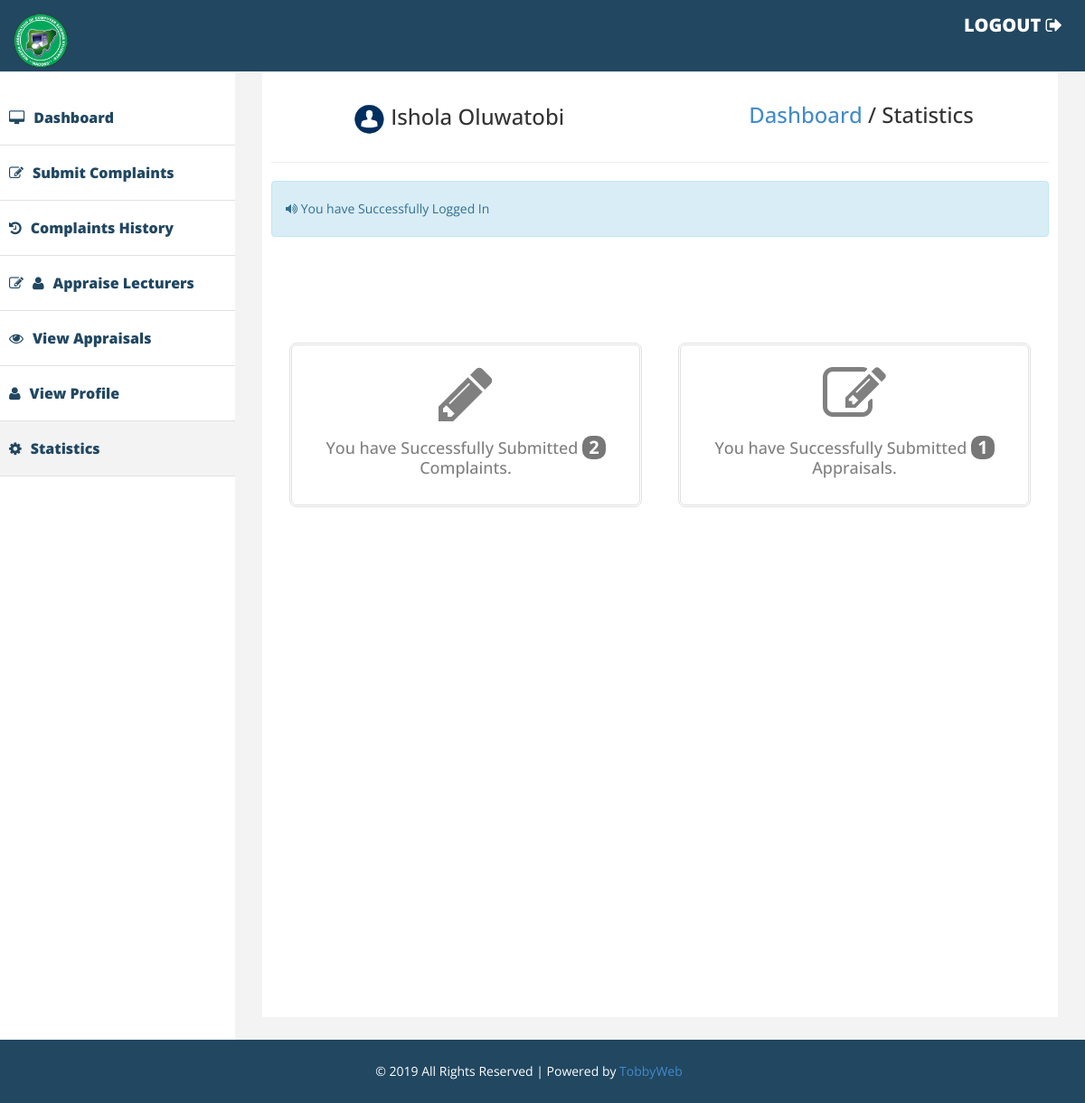
The page /statistics.php (signed in) on the database its author committed.
### tables this page shows
CREATE TABLE `users` (
  `users_id` int(11) NOT NULL,
  `title` varchar(10) DEFAULT NULL,
  `username` varchar(35) NOT NULL,
  `password` varchar(64) NOT NULL,
  `surname` varchar(20) DEFAULT NULL,
  `firstname` varchar(20) DEFAULT NULL,
  `matric` varchar(35) DEFAULT NULL,
  `email` varchar(35) DEFAULT NULL,
  `phone` varchar(20) DEFAULT NULL,
  `department` varchar(40) DEFAULT NULL,
  `level` varchar(30) DEFAULT NULL,
  `photo` text,
  `salt` varchar(32) NOT NULL,
  `joined` varchar(25) NOT NULL,
  `group` int(11) NOT NULL,
  `opt` varchar(10) DEFAULT NULL
);

### classes/Config.php (called while the page is built)
<?php
class Config{
	public static function get($path=  null){
		if ($path){
			$config = $GLOBALS['config'];
			$path = explode('/', $path);
			foreach ($path as $bit){
				if (isset($config[$bit])) {
					$config=$config[$bit];
				}
			}
			return $config;
			}
			return false;
		}
	}
?>

### classes/DB.php (called while the page is built, shortened)
<?php
class DB {
	private static $_instance = null;
	private $_pdo,
	$_query,
	$_error = false,
	$_results,
	$_count = 0;
	private function __construct() {
		try{
			$this->_pdo = new PDO('mysql:host='. Config::get('mysql/host'). ';dbname=' .Config::get('mysql/db'), Config::get('mysql/username'), Config::get('mysql/password'));
		}catch(PDOException $e){
			die($e->getMessage());
		}
	}
	 public static function getInstance() {
	 	if(!isset(self::$_instance)) {
	 		self::$_instance=new DB();
	 	}
	 	return self::$_instance;
	 }
	 public function query($sql, $params = array()){
	 	$this->_error=false;
	 	if($this->_query = $this->_pdo->prepare($sql)){
	 			$x = 1;
	 			if(count($params)) {
	 				foreach($params  as $param) {
	 					$this->_query->bindValue($x, $param);
	 					$x++;
	 				}
	 			}
	 	if($this->_query->execute()){
	 	$this->_results = $this->_query->fetchAll(PDO::FETCH_OBJ);
	 	$this->_count=$this->_query->rowCount();
	 	}else{
	 		$this->_error = true;
	 	}
	  }
	  return $this;
	}
	public function action($action,$table,$where =array()){
			if (count($where) === 3) {
				$operators =array('=', '>', '<', '>=', '<=');
				 $field      = $where[0];
				 $operator   = $where[1];
				 $value      = $where[2];
				 if (in_array($operator, $operators)){
				 	$sql = "{$action}  FROM {$table} WHERE {$field} {$operator} ?";
				 		if (!$this->query($sql, array($value))->error()) {
				 				return $this;
				 		}
				 }
			}
			return false;
	}
	public function get($table,$where){
		return $this->action('SELECT *', $table, $where);
	}
	public function results(){
		return $this->_results;
	}
	public function first(){
		return $this->results()[0];
	}
	public function error(){
		return $this->_error;
	}
	public function count(){
	return $this->_count;
	}
}
?>

### classes/User.php (called while the page is built, shortened)
<?php
	class User{
		private $_db,
				$_data,
				$_sessionName,
				$_cookieName,
				$_isLoggedIn;
		public function __construct($user = null){
			$this->_db = DB::getInstance();
			$this->_sessionName = Config::get('session/session_name');
				if(!$user){
					if (Session::exists($this->_sessionName)) {
						$user = Session::get($this->_sessionName);
							if($this->find($user)){
								$this->_isLoggedIn = true;
							}else{
							}
					}
				}else{
					$this->find($user);
				}
		}
			public function find( $user = null){
				if($user){
					$field = (is_numeric($user)) ? 'users_id' : 'username';
					$data = $this->_db->get('users', array($field, '=', $user));
					if ($data->count()) {
						$this->_data = $data->first();
						return true;
					}
				}
				return false;
			}
		public function data(){
			return $this->_data;
		}
		public function isLoggedIn(){
			return $this->_isLoggedIn;
		}
	}
?>

### classes/Session.php (called while the page is built, shortened)
<?php
class Session{
	public static function exists($name){
		return (isset($_SESSION[$name])) ? true : false;
	}
	public static function get($name){
		return $_SESSION[$name];
	}
	public static function flash($name, $string = ''){
		if (self::exists($name)) {
			$session = self::get($name);
			return $session;
		}else{
			self::put($name, $string);
		}
	}
}
?>

### functions/sanitize.php (called while the page is built)
<?php
function escape($string){
	return htmlentities($string, ENT_QUOTES, 'UTF-8');
}
?>

### statistics.php (the view, shortened to what this page needs)
<!DOCTYPE html>
<html>
<head>
    <link href="assets/css/bootstrap.css" rel="stylesheet" />
    <link href="assets/css/font-awesome.css" rel="stylesheet" />
    <link href="assets/css/custom.css" rel="stylesheet" />
</head>
<body>
<?php
  $user = new User();
  $surname = escape($user->data()->surname);
  $username = escape($user->data()->username);
  $firstname = escape($user->data()->firstname);
  $photo = escape($user->data()->photo);
  $users_id = escape($user->data()->users_id);
  if ($user->isLoggedIn()) {
?>
<div id="wrapper">
  <div class="navbar navbar-inverse navbar-fixed-top">
    <div class="adjust-nav">
      <div class="navbar-header">
          <a class="navbar-brand" href="#">
              <img src="assets/img/nacoss.png" style="width:60px; height:60px;" />
          </a>
      </div>
        <span class="logout-spn">
          <a href="logout.php" style="color:#fff; font-size:20px;">LOGOUT <i class="fa fa-sign-out"></i></a>
        </span>
    </div>
  </div>
      <nav class="navbar-default navbar-side" role="navigation">
      <div class="sidebar-collapse">
      <ul class="nav" id="main-menu">
          <li>
            <a href="welcome.php?user=<?php echo $users_id; ?>" ><i class="fa fa-desktop"></i>Dashboard</a>
          </li>
          <li>
            <a href="subcomplaints.php?user=<?php echo $users_id; ?>" ><i class="fa fa-edit"></i>Submit Complaints</a>
          </li>
          <li>
            <a href="history.php?user=<?php echo $users_id; ?>" ><i class="fa fa-history"></i>Complaints History</a>
          </li>
          <li>
            <a href="subappraise.php?user=<?php echo $users_id; ?>" ><i class="fa fa-edit"></i><i class="fa fa-user"></i>Appraise Lecturers</a>
          </li>
          <li>
            <a href="viewappraisals.php?user=<?php echo $users_id; ?>" ><i class="fa fa-eye"></i>View Appraisals</a>
          </li>
          <li>
            <a href="studprofile.php?user=<?php echo $users_id; ?>" ><i class="fa fa-user"></i>View Profile</a>
          </li>
          <li class="active-link">
            <a href="statistics.php?user=<?php echo $users_id; ?>" ><i class="fa fa-cog"></i>Statistics</a>
          </li>
      </ul>
      </div>
      </nav>
<div id="page-wrapper" >
  <div id="page-inner">
        <div class="row text-center" style="margin-top:1%;">
          <div class="col-md-6">
            <?php $Rphoto = "<img src='profile/".$photo."' style='width:35px; height:35px;border-radius:50%;'>"; ?>
            <h3 style=""><?php echo $Rphoto." ". $surname." ". $firstname; ?></h3>
          </div>
          <div class="col-md-6">
            <h3><a href="welcome.php?user=<?php echo $users_id; ?>">Dashboard</a> / Statistics</h3>
          </div>
        </div>
      <hr/>
      <?php if (Session::exists('home')) { ?>
      <div class="row">
        <div class="col-lg-12 ">
          <div class="alert alert-info">
            <i class="fa fa-volume-up"></i>
               <?php echo Session::flash('home'); ?>
          </div>
        </div>
      </div>
      <?php
        }
      ?>
    <div class="row" style="margin-top:9%;">
      <div class="col-md-12 text-center">
        <?php
          $total = DB::getInstance()->query("SELECT c_id FROM complaints where user = '$username'");
          if ($total->count()) {
        ?>
        <div class="col-md-6 pad-top">
          <div class="div-square" style="padding:20px;">
            <a href="history.php?user=<?php echo $users_id; ?>">
              <i class="fa fa-pencil fa-5x"></i>
              <h4>You have Successfully Submitted <span class="badge" style="font-size:20px;"><?php echo $total->count(); ?></span> Complaints.</h4>
            </a>
          </div>
        </div>
        <?php
        }
        ?>
        <?php
          $total = DB::getInstance()->query("SELECT a_id FROM praise where user = '$username'");
          if ($total->count()) {
        ?>
        <div class="col-md-6 pad-top">
          <div class="div-square" style="padding:20px;">
            <a href="subcomplaints.php?user=<?php echo $users_id; ?>" >
              <i class="fa fa-edit fa-5x"></i>
              <h4>You have Successfully Submitted <span class="badge" style="font-size:20px;"><?php echo $total->count(); ?></span> Appraisals.</h4>
            </a>
          </div>
        </div>
        <?php
        }
        ?>
      </div>
    </div>
  </div>
</div>
</div>
<div class="footer">
    <div class="row">
        <div class="col-lg-12 text-center">
            &copy; 2019 All Rights Reserved | Powered by <a href="#">TobbyWeb</a>
        </div>
    </div>
</div>
<?php
}
else
{
  redirect::to('login.php');
}
?>
</body>
</html>

### assets/css/custom.css (style rules this page uses)
body { font-family: 'Open Sans', sans-serif; line-height:30px; }
#wrapper { width: 100%; margin-top:50px; }
#page-wrapper { padding: 15px 15px; min-height: 600px; background:#F3F3F3; }
#page-inner { width:100%; margin:10px 20px 10px 0px; background-color:#fff!important; padding:10px; min-height:1050px; }
.pad-top { padding-top:15px; }
.sidebar-collapse .nav { padding:0; padding-top:50px; }
.sidebar-collapse > .nav > li > a { padding:15px 10px; color: #214761; font-weight: 900; font-size: 16px; }
.sidebar-collapse > .nav > li { border-bottom:1px solid #e1e1e1; }
.navbar-side { border:none; background-color: #fff; }
.navbar-inverse { background-color: #214761; border-color: #F0F0F0; min-height: 80px; }
.nav > li > a > i { margin-right:10px; }
.logout-spn { float:right; color:#fff; font-size:25px; font-weight:800; margin:20px; margin: 10px 25px 10px 50px; }
.logout-spn a { text-decoration:none; }
.active-link { background-color:#f3f3f3; }
.div-square { padding:5px; border:3px double #e1e1e1; -webkit-border-radius:8px; -moz-border-radius:8px; border-radius:8px; margin:5px; }
.div-square> a,.div-square> a:hover { color:#808080; text-decoration:none; }
.footer { background-color:#214761; width:100%; color:#fff; padding:20px 50px 20px 50px; padding-left:20px; }
@media (min-width:768px) { #page-wrapper { margin: 0 0 0 260px; padding: 15px 30px; min-height: 1050px; } }
@media (min-width:768px) { .navbar-side { z-index: 1; position: absolute; width: 260px; } }

### rows shown on the page
users: photo (placeholder picture), surname "Ishola", firstname "Oluwatobi"

### other values the page prints
Session::flash('home') "You have Successfully Logged In"
$total->count() "2"
$total->count() "1"
